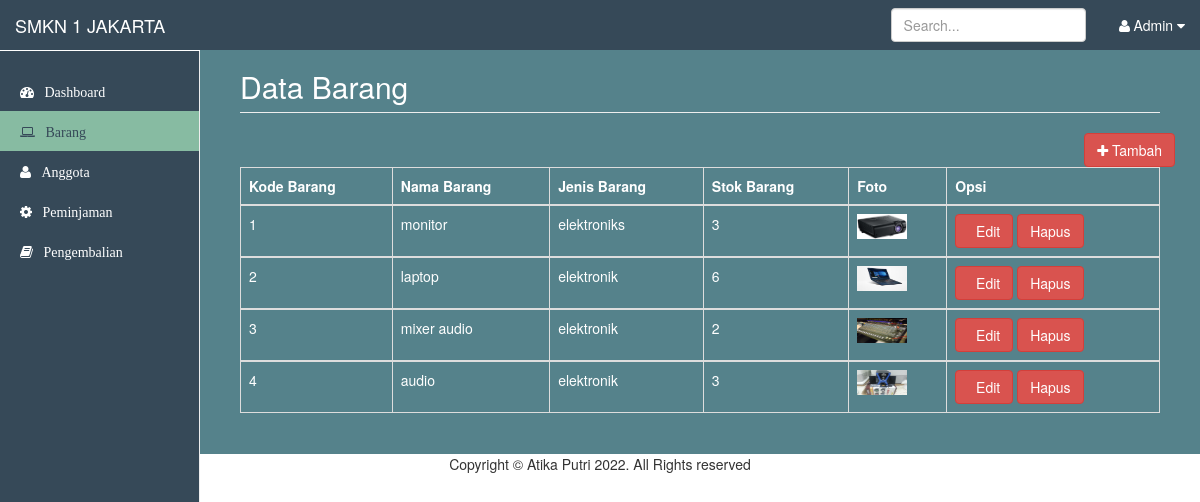
The page /barang.php (signed in) on the database its author committed.
### tables this page shows
CREATE TABLE `barang` (
  `id_brg` int(11) NOT NULL,
  `nama_brg` varchar(255) NOT NULL,
  `jenis_brg` varchar(255) NOT NULL,
  `stok_brg` varchar(255) NOT NULL,
  `foto` varchar(300) NOT NULL
);

### barang.php (the view, shortened to what this page needs)
<?php
include "config/koneksi.php"; ?>
<!DOCTYPE html>
<html lang="en">
  <head>
    <link href="bootstrap/dist/css/bootstrap.min.css" rel="stylesheet">
    <link href="bootstrap/dist/css/global.css" rel="stylesheet">
    <link href="bootstrap/font-awesome/css/font-awesome.min.css" rel="stylesheet" type="text/css">
  </head>
  <body>
  <nav class="navbar navbar-fixed-top px-5" style="background-color:#364958">
      <div class="container-fluid">
        <div class="navbar-header">
          <a class="navbar-brand" style="color:#ffffff"href="#">SMKN 1 JAKARTA</a>
        </div>
        <div id="navbar" class="navbar-collapse collapse">
          <ul class="nav navbar-nav navbar-right">
            <li class="dropdown">
              <a class="dropdown-toggle" data-toggle="dropdown" style="color:#ffffff">
                <i class="fa fa-user fa-fw" style="color:#ffffff"></i>Admin <i class="fa fa-caret-down"></i>
              </a>
          </li>
          </ul>
          <form class="navbar-form navbar-right">
            <input type="text" class="form-control" placeholder="Search...">
          </form>
        </div>
      </div>
    </nav>
    <div class="container-fluid">
      <div class="row">
        <div class="col-sm-3 col-md-2 sidebar" style="background-color: #364958 ">
          <ul class="nav nav-sidebar">
            <li class=""><a href="dashboard.php" style="color: #ffffff"><i class="fa fa-dashboard">&nbsp;&nbsp;&nbsp;Dashboard</i></a></li>
            <li><a href="barang.php" style="background-color: #87bba2"><i class="fa fa-laptop" style="color: #364958">&nbsp;&nbsp;&nbsp;Barang</i></a></li>
            <li><a href="peminjam.php" style="color: #ffffff"><i class="fa fa-user">&nbsp;&nbsp;&nbsp;Anggota</i></a></li>
            <li><a href="peminjaman.php" style="color: #ffffff"><i class="fa fa-gear">&nbsp;&nbsp;&nbsp;Peminjaman</i></a></li>
            <li><a href="pengembalian.php" style="color: #ffffff"><i class="fa fa-book">&nbsp;&nbsp;&nbsp;Pengembalian</i></a></li>
          </ul>
        </div>
        <div class="main-biru col-sm-9 col-sm-offset-3 col-md-10 col-md-offset-2 main container py-5 justify-content-center">
          <h2 class="page-header">Data Barang</h2>
          <div class="row">
            <a href="tambahbrg.php" class="btn btn-danger pull-right"><i class="fa fa-plus"></i> Tambah</a>
          </div>
              <table id="tabelbarang" class="table table-bordered">
                     <thead>
                        <tr>
                          <th>Kode Barang</th>
                          <th>Nama Barang</th>
                          <th>Jenis Barang</th>
                          <th>Stok Barang</th>
                          <th>Foto</th>
                          <th>Opsi</th>
                        </tr>
                     </thead>
                <?php
                     $query = $mysqli->query("SELECT * FROM barang ");
                     $id_brg=1;
                     while ($lihat=mysqli_fetch_array($query)){
                      ?>
                      <tbody>
                        <tr>
                          <td><?php echo $id_brg++; ?></td>
                          <td><?php echo $lihat['nama_brg']; ?></td>
                          <td><?php echo $lihat['jenis_brg'];?></td>
                          <td><?php echo $lihat['stok_brg']; ?></td>
                          <td><img src="images/<?php echo $lihat['foto']; ?>" alt="" width="50" height="25"></td>
                          <td> <a href="editbrg.php?id_brg=<?php echo $lihat['id_brg']; ?>" class="btn btn-danger">&nbsp;&nbsp;Edit</a>
                          <a href="hapusbrg.php?id=<?php echo $lihat['id_brg']; ?>" class="btn btn-danger">Hapus</a>
                          </td>
                        </tr>
                        <?php
                        } ?>
                      </tbody>
              </table>
              <div class="col-lg-6 text-center" >
        </div>
        </div> <footer>
    <div class="text-center">Copyright &copy; Atika Putri 2022. All Rights reserved</div>
  </footer>
      </div>
    </div>
    <?php require_once "templates/footer.php" ?>

### barang.php (style rules this page uses)
.main-biru { background-color: #55828b; color: #ffffff; }

### rows shown on the page
barang: nama_brg "monitor", jenis_brg "elektroniks", stok_brg "3", foto (picture)
barang: nama_brg "laptop", jenis_brg "elektronik", stok_brg "6", foto (picture)
barang: nama_brg "mixer audio", jenis_brg "elektronik", stok_brg "2", foto (picture)
barang: nama_brg "audio", jenis_brg "elektronik", stok_brg "3", foto (picture)
